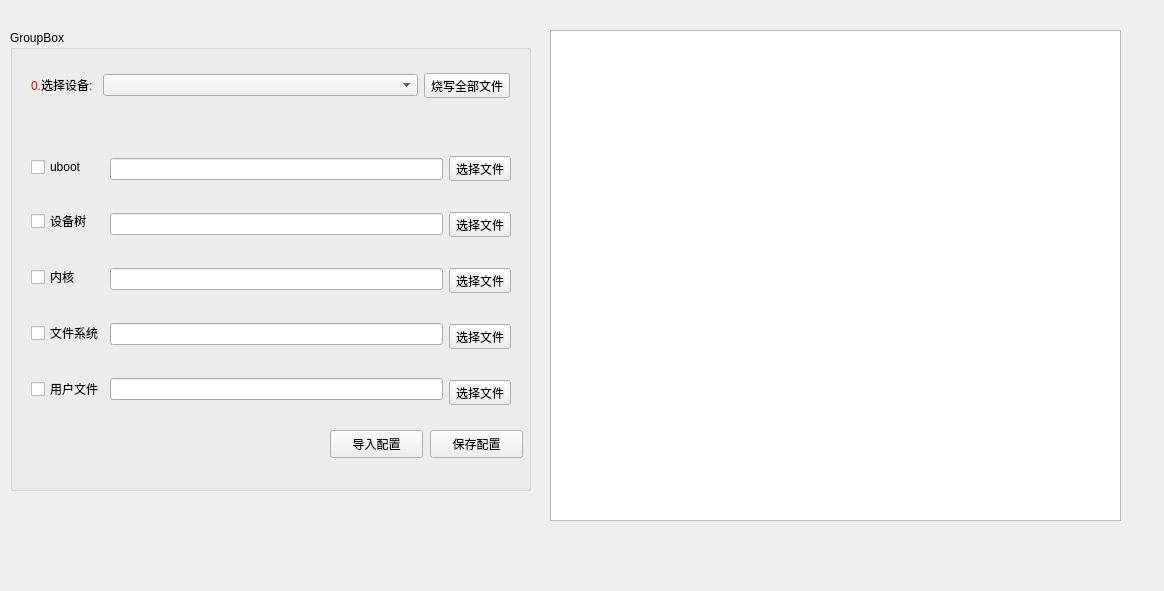
<?xml version="1.0" encoding="UTF-8"?>
<ui version="4.0">
 <class>Widget</class>
 <widget class="QWidget" name="Widget">
  <property name="geometry">
   <rect>
    <x>0</x>
    <y>0</y>
    <width>1164</width>
    <height>591</height>
   </rect>
  </property>
  <property name="windowTitle">
   <string>Widget</string>
  </property>
  <widget class="QTextEdit" name="textEdit">
   <property name="geometry">
    <rect>
     <x>550</x>
     <y>30</y>
     <width>571</width>
     <height>491</height>
    </rect>
   </property>
   <property name="font">
    <font>
     <family>微软雅黑</family>
     <pointsize>8</pointsize>
    </font>
   </property>
   <property name="undoRedoEnabled">
    <bool>false</bool>
   </property>
   <property name="readOnly">
    <bool>true</bool>
   </property>
  </widget>
  <widget class="QGroupBox" name="groupBox">
   <property name="geometry">
    <rect>
     <x>10</x>
     <y>30</y>
     <width>521</width>
     <height>461</height>
    </rect>
   </property>
   <property name="title">
    <string>GroupBox</string>
   </property>
   <widget class="QWidget" name="layoutWidget">
    <property name="geometry">
     <rect>
      <x>10</x>
      <y>90</y>
      <width>502</width>
      <height>321</height>
     </rect>
    </property>
    <layout class="QHBoxLayout" name="horizontalLayout_2">
     <item>
      <layout class="QVBoxLayout" name="verticalLayout_4">
       <item>
        <widget class="QCheckBox" name="checkBox_uboot">
         <property name="text">
          <string>uboot</string>
         </property>
        </widget>
       </item>
       <item>
        <widget class="QCheckBox" name="checkBox_dtb">
         <property name="text">
          <string>设备树</string>
         </property>
        </widget>
       </item>
       <item>
        <widget class="QCheckBox" name="checkBox_kernel">
         <property name="text">
          <string>内核</string>
         </property>
        </widget>
       </item>
       <item>
        <widget class="QCheckBox" name="checkBox_rootfs">
         <property name="text">
          <string>文件系统</string>
         </property>
        </widget>
       </item>
       <item>
        <widget class="QCheckBox" name="checkBox_users">
         <property name="text">
          <string>用户文件</string>
         </property>
        </widget>
       </item>
      </layout>
     </item>
     <item>
      <layout class="QVBoxLayout" name="verticalLayout_3">
       <item>
        <widget class="QLineEdit" name="lineEdit_Uboot">
         <property name="enabled">
          <bool>true</bool>
         </property>
         <property name="minimumSize">
          <size>
           <width>252</width>
           <height>0</height>
          </size>
         </property>
        </widget>
       </item>
       <item>
        <widget class="QLineEdit" name="lineEdit_Tree"/>
       </item>
       <item>
        <widget class="QLineEdit" name="lineEdit_Kernel"/>
       </item>
       <item>
        <widget class="QLineEdit" name="lineEdit_Rootfs"/>
       </item>
       <item>
        <widget class="QLineEdit" name="lineEdit_User"/>
       </item>
      </layout>
     </item>
     <item>
      <layout class="QVBoxLayout" name="verticalLayout_2">
       <item>
        <widget class="QToolButton" name="tbtnSelectUboot">
         <property name="toolTip">
          <string>选择文件.</string>
         </property>
         <property name="text">
          <string>选择文件</string>
         </property>
         <property name="icon">
          <iconset resource="image.qrc">
           <normaloff>:/res/选择.png</normaloff>:/res/选择.png</iconset>
         </property>
        </widget>
       </item>
       <item>
        <widget class="QToolButton" name="tBtnSelectTree">
         <property name="toolTip">
          <string>选择文件.</string>
         </property>
         <property name="text">
          <string>选择文件</string>
         </property>
         <property name="icon">
          <iconset resource="image.qrc">
           <normaloff>:/res/选择.png</normaloff>:/res/选择.png</iconset>
         </property>
        </widget>
       </item>
       <item>
        <widget class="QToolButton" name="tBtnSelectKernel">
         <property name="toolTip">
          <string>选择文件.</string>
         </property>
         <property name="text">
          <string>选择文件</string>
         </property>
         <property name="icon">
          <iconset resource="image.qrc">
           <normaloff>:/res/选择.png</normaloff>:/res/选择.png</iconset>
         </property>
        </widget>
       </item>
       <item>
        <widget class="QToolButton" name="tBtnSelectRootfs">
         <property name="toolTip">
          <string>选择文件.</string>
         </property>
         <property name="text">
          <string>选择文件</string>
         </property>
         <property name="icon">
          <iconset resource="image.qrc">
           <normaloff>:/res/选择.png</normaloff>:/res/选择.png</iconset>
         </property>
        </widget>
       </item>
       <item>
        <widget class="QToolButton" name="tBtnSelectUser">
         <property name="toolTip">
          <string>选择文件.</string>
         </property>
         <property name="text">
          <string>选择文件</string>
         </property>
         <property name="icon">
          <iconset resource="image.qrc">
           <normaloff>:/res/选择.png</normaloff>:/res/选择.png</iconset>
         </property>
        </widget>
       </item>
      </layout>
     </item>
     <item>
      <layout class="QVBoxLayout" name="verticalLayout"/>
     </item>
    </layout>
   </widget>
   <widget class="QWidget" name="layoutWidget">
    <property name="geometry">
     <rect>
      <x>10</x>
      <y>30</y>
      <width>501</width>
      <height>51</height>
     </rect>
    </property>
    <layout class="QHBoxLayout" name="horizontalLayout">
     <item>
      <widget class="QLabel" name="label_7">
       <property name="minimumSize">
        <size>
         <width>66</width>
         <height>0</height>
        </size>
       </property>
       <property name="toolTipDuration">
        <number>-1</number>
       </property>
       <property name="text">
        <string>&lt;html&gt;&lt;head/&gt;&lt;body&gt;&lt;p&gt;&lt;span style=&quot; color:#ff0000;&quot;&gt;0.&lt;/span&gt;选择设备:&lt;/p&gt;&lt;/body&gt;&lt;/html&gt;</string>
       </property>
      </widget>
     </item>
     <item>
      <widget class="QComboBox" name="cBoxDevice">
       <property name="sizePolicy">
        <sizepolicy hsizetype="Expanding" vsizetype="Fixed">
         <horstretch>0</horstretch>
         <verstretch>0</verstretch>
        </sizepolicy>
       </property>
      </widget>
     </item>
     <item>
      <widget class="QToolButton" name="tBtnWriteAll">
       <property name="text">
        <string>烧写全部文件</string>
       </property>
       <property name="icon">
        <iconset resource="image.qrc">
         <normaloff>:/res/下载.png</normaloff>:/res/下载.png</iconset>
       </property>
       <property name="toolButtonStyle">
        <enum>Qt::ToolButtonTextBesideIcon</enum>
       </property>
      </widget>
     </item>
    </layout>
   </widget>
   <widget class="QPushButton" name="BtnInputConfig">
    <property name="geometry">
     <rect>
      <x>320</x>
      <y>400</y>
      <width>93</width>
      <height>28</height>
     </rect>
    </property>
    <property name="text">
     <string>导入配置</string>
    </property>
   </widget>
   <widget class="QPushButton" name="BtnSaveConfig">
    <property name="geometry">
     <rect>
      <x>420</x>
      <y>400</y>
      <width>93</width>
      <height>28</height>
     </rect>
    </property>
    <property name="text">
     <string>保存配置</string>
    </property>
   </widget>
  </widget>
 </widget>
 <layoutdefault spacing="6" margin="11"/>
 <resources>
  <include location="image.qrc"/>
 </resources>
 <connections/>
</ui>
